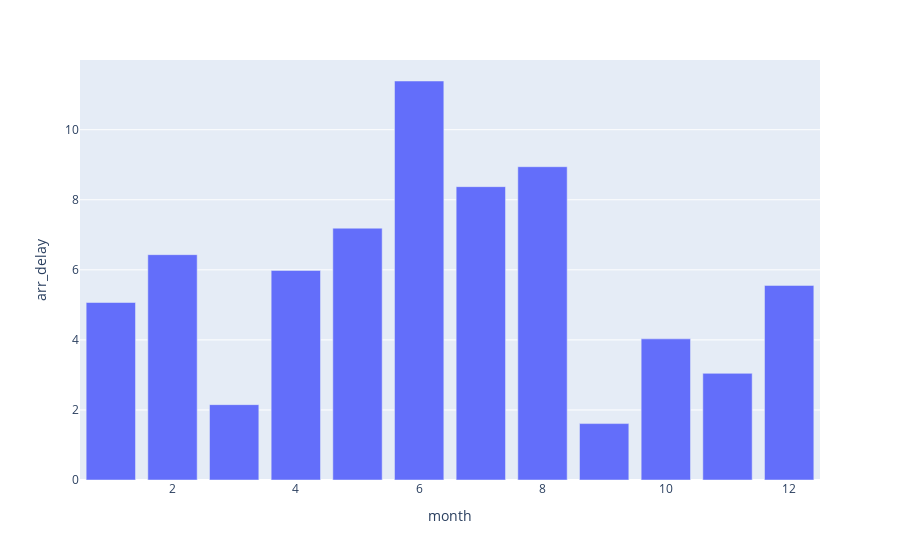

The notebook cell saved with this chart:
### Code cell
px.bar(mon_del_avg, x='month', y='arr_delay')

### Figure 1 — Plotly figure (JSON) as saved in the notebook; plotly's stock layout.template omitted (floating-point values rounded to 4 significant figures)
{"data": [{"alignmentgroup": "True", "hovertemplate": "month=%{x}<br>arr_delay=%{y}<extra></extra>", "legendgroup": "", "marker": {"color": "#636efa", "pattern": {"shape": ""}}, "name": "", "offsetgroup": "", "orientation": "v", "showlegend": false, "textposition": "auto", "type": "bar", "x": [1, 2, 3, 4, 5, 6, 7, 8, 9, 10, 11, 12], "xaxis": "x", "y": [5.067, 6.433, 2.152, 5.982, 7.188, 11.39, 8.374, 8.944, 1.61, 4.029, 3.044, 5.555], "yaxis": "y"}], "layout": {"barmode": "relative", "legend": {"tracegroupgap": 0}, "margin": {"t": 60}, "xaxis": {"anchor": "y", "domain": [0, 1], "title": {"text": "month"}}, "yaxis": {"anchor": "x", "domain": [0, 1], "title": {"text": "arr_delay"}}}}
